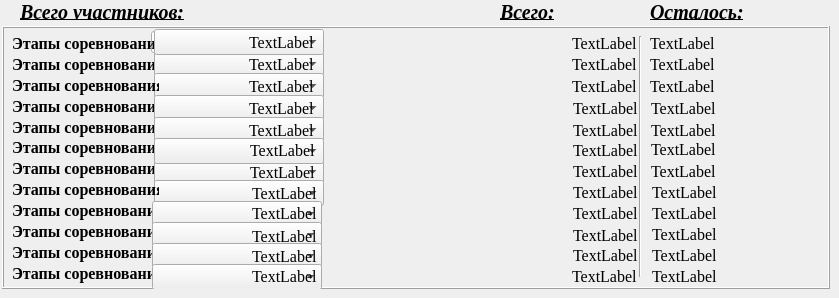
    <widget class="QWidget" name="tab_2">
     <attribute name="title">
      <string>Система</string>
     </attribute>
     <widget class="QFrame" name="frame">
      <property name="geometry">
       <rect>
        <x>2</x>
        <y>26</y>
        <width>828</width>
        <height>263</height>
       </rect>
      </property>
      <property name="frameShape">
       <enum>QFrame::Box</enum>
      </property>
      <property name="frameShadow">
       <enum>QFrame::Raised</enum>
      </property>
      <widget class="QSpinBox" name="spinBox_kol_group">
       <property name="geometry">
        <rect>
         <x>149</x>
         <y>4</y>
         <width>51</width>
         <height>24</height>
        </rect>
       </property>
       <property name="minimum">
        <number>1</number>
       </property>
       <property name="maximum">
        <number>48</number>
       </property>
      </widget>
      <widget class="QLabel" name="label_12">
       <property name="geometry">
        <rect>
         <x>247</x>
         <y>7</y>
         <width>315</width>
         <height>20</height>
        </rect>
       </property>
       <property name="font">
        <font>
         <family>Times New Roman</family>
         <pointsize>12</pointsize>
        </font>
       </property>
       <property name="text">
        <string>TextLabel</string>
       </property>
      </widget>
      <widget class="QLabel" name="label_11">
       <property name="geometry">
        <rect>
         <x>205</x>
         <y>7</y>
         <width>55</width>
         <height>16</height>
        </rect>
       </property>
       <property name="font">
        <font>
         <family>Times New Roman</family>
         <pointsize>14</pointsize>
        </font>
       </property>
       <property name="text">
        <string>групп:</string>
       </property>
      </widget>
      <widget class="QLabel" name="label_101">
       <property name="geometry">
        <rect>
         <x>10</x>
         <y>7</y>
         <width>147</width>
         <height>20</height>
        </rect>
       </property>
       <property name="font">
        <font>
         <family>Times New Roman</family>
         <pointsize>12</pointsize>
         <weight>75</weight>
         <bold>true</bold>
        </font>
       </property>
       <property name="text">
        <string>Этапы соревнования - </string>
       </property>
      </widget>
      <widget class="QLabel" name="label_19">
       <property name="geometry">
        <rect>
         <x>570</x>
         <y>7</y>
         <width>70</width>
         <height>20</height>
        </rect>
       </property>
       <property name="font">
        <font>
         <family>Times New Roman</family>
         <pointsize>12</pointsize>
        </font>
       </property>
       <property name="text">
        <string>TextLabel</string>
       </property>
      </widget>
      <widget class="QLabel" name="label_102">
       <property name="geometry">
        <rect>
         <x>10</x>
         <y>28</y>
         <width>147</width>
         <height>20</height>
        </rect>
       </property>
       <property name="font">
        <font>
         <family>Times New Roman</family>
         <pointsize>12</pointsize>
         <weight>75</weight>
         <bold>true</bold>
        </font>
       </property>
       <property name="text">
        <string>Этапы соревнования - </string>
       </property>
      </widget>
      <widget class="QComboBox" name="comboBox_table_2">
       <property name="geometry">
        <rect>
         <x>152</x>
         <y>25</y>
         <width>170</width>
         <height>26</height>
        </rect>
       </property>
      </widget>
      <widget class="QLabel" name="label_27">
       <property name="geometry">
        <rect>
         <x>570</x>
         <y>28</y>
         <width>70</width>
         <height>20</height>
        </rect>
       </property>
       <property name="font">
        <font>
         <family>Times New Roman</family>
         <pointsize>12</pointsize>
        </font>
       </property>
       <property name="text">
        <string>TextLabel</string>
       </property>
      </widget>
      <widget class="QLabel" name="label_etap_2">
       <property name="geometry">
        <rect>
         <x>247</x>
         <y>28</y>
         <width>315</width>
         <height>20</height>
        </rect>
       </property>
       <property name="font">
        <font>
         <family>Times New Roman</family>
         <pointsize>12</pointsize>
        </font>
       </property>
       <property name="text">
        <string>TextLabel</string>
       </property>
      </widget>
      <widget class="QLabel" name="label_31">
       <property name="geometry">
        <rect>
         <x>247</x>
         <y>49</y>
         <width>315</width>
         <height>20</height>
        </rect>
       </property>
       <property name="font">
        <font>
         <family>Times New Roman</family>
         <pointsize>12</pointsize>
        </font>
       </property>
       <property name="text">
        <string>TextLabel</string>
       </property>
      </widget>
      <widget class="QComboBox" name="comboBox_table_3">
       <property name="geometry">
        <rect>
         <x>152</x>
         <y>47</y>
         <width>170</width>
         <height>26</height>
        </rect>
       </property>
      </widget>
      <widget class="QLabel" name="label_30">
       <property name="geometry">
        <rect>
         <x>570</x>
         <y>50</y>
         <width>70</width>
         <height>20</height>
        </rect>
       </property>
       <property name="font">
        <font>
         <family>Times New Roman</family>
         <pointsize>12</pointsize>
        </font>
       </property>
       <property name="text">
        <string>TextLabel</string>
       </property>
      </widget>
      <widget class="QLabel" name="label_103">
       <property name="geometry">
        <rect>
         <x>10</x>
         <y>49</y>
         <width>147</width>
         <height>20</height>
        </rect>
       </property>
       <property name="font">
        <font>
         <family>Times New Roman</family>
         <pointsize>12</pointsize>
         <weight>75</weight>
         <bold>true</bold>
        </font>
       </property>
       <property name="text">
        <string>Этапы соревнования - </string>
       </property>
      </widget>
      <widget class="Line" name="line">
       <property name="geometry">
        <rect>
         <x>630</x>
         <y>10</y>
         <width>16</width>
         <height>241</height>
        </rect>
       </property>
       <property name="orientation">
        <enum>Qt::Vertical</enum>
       </property>
      </widget>
      <widget class="QLabel" name="label_playing_etap2">
       <property name="geometry">
        <rect>
         <x>648</x>
         <y>28</y>
         <width>150</width>
         <height>20</height>
        </rect>
       </property>
       <property name="font">
        <font>
         <family>Times New Roman</family>
         <pointsize>12</pointsize>
        </font>
       </property>
       <property name="text">
        <string>TextLabel</string>
       </property>
      </widget>
      <widget class="QLabel" name="label_playing_etap1">
       <property name="geometry">
        <rect>
         <x>648</x>
         <y>7</y>
         <width>161</width>
         <height>20</height>
        </rect>
       </property>
       <property name="font">
        <font>
         <family>Times New Roman</family>
         <pointsize>12</pointsize>
        </font>
       </property>
       <property name="text">
        <string>TextLabel</string>
       </property>
      </widget>
      <widget class="QLabel" name="label_playing_etap3">
       <property name="geometry">
        <rect>
         <x>648</x>
         <y>50</y>
         <width>150</width>
         <height>20</height>
        </rect>
       </property>
       <property name="font">
        <font>
         <family>Times New Roman</family>
         <pointsize>12</pointsize>
        </font>
       </property>
       <property name="text">
        <string>TextLabel</string>
       </property>
      </widget>
      <widget class="QComboBox" name="comboBox_table_1">
       <property name="geometry">
        <rect>
         <x>152</x>
         <y>3</y>
         <width>170</width>
         <height>26</height>
        </rect>
       </property>
      </widget>
      <widget class="QLabel" name="label_etap_1">
       <property name="geometry">
        <rect>
         <x>247</x>
         <y>6</y>
         <width>315</width>
         <height>20</height>
        </rect>
       </property>
       <property name="font">
        <font>
         <family>Times New Roman</family>
         <pointsize>12</pointsize>
        </font>
       </property>
       <property name="text">
        <string>TextLabel</string>
       </property>
      </widget>
      <widget class="QLabel" name="label_53">
       <property name="geometry">
        <rect>
         <x>571</x>
         <y>72</y>
         <width>70</width>
         <height>20</height>
        </rect>
       </property>
       <property name="font">
        <font>
         <family>Times New Roman</family>
         <pointsize>12</pointsize>
        </font>
       </property>
       <property name="text">
        <string>TextLabel</string>
       </property>
      </widget>
      <widget class="QLabel" name="label_playing_etap4">
       <property name="geometry">
        <rect>
         <x>649</x>
         <y>72</y>
         <width>150</width>
         <height>20</height>
        </rect>
       </property>
       <property name="font">
        <font>
         <family>Times New Roman</family>
         <pointsize>12</pointsize>
        </font>
       </property>
       <property name="text">
        <string>TextLabel</string>
       </property>
      </widget>
      <widget class="QLabel" name="label_104">
       <property name="geometry">
        <rect>
         <x>10</x>
         <y>70</y>
         <width>147</width>
         <height>20</height>
        </rect>
       </property>
       <property name="font">
        <font>
         <family>Times New Roman</family>
         <pointsize>12</pointsize>
         <weight>75</weight>
         <bold>true</bold>
        </font>
       </property>
       <property name="text">
        <string>Этапы соревнования - </string>
       </property>
      </widget>
      <widget class="QComboBox" name="comboBox_table_4">
       <property name="geometry">
        <rect>
         <x>152</x>
         <y>69</y>
         <width>170</width>
         <height>26</height>
        </rect>
       </property>
      </widget>
      <widget class="QLabel" name="label_105">
       <property name="geometry">
        <rect>
         <x>10</x>
         <y>91</y>
         <width>147</width>
         <height>20</height>
        </rect>
       </property>
       <property name="font">
        <font>
         <family>Times New Roman</family>
         <pointsize>12</pointsize>
         <weight>75</weight>
         <bold>true</bold>
        </font>
       </property>
       <property name="text">
        <string>Этапы соревнования - </string>
       </property>
      </widget>
      <widget class="QLabel" name="label_playing_etap5">
       <property name="geometry">
        <rect>
         <x>649</x>
         <y>94</y>
         <width>150</width>
         <height>20</height>
        </rect>
       </property>
       <property name="font">
        <font>
         <family>Times New Roman</family>
         <pointsize>12</pointsize>
        </font>
       </property>
       <property name="text">
        <string>TextLabel</string>
       </property>
      </widget>
      <widget class="QComboBox" name="comboBox_table_5">
       <property name="geometry">
        <rect>
         <x>152</x>
         <y>91</y>
         <width>170</width>
         <height>26</height>
        </rect>
       </property>
      </widget>
      <widget class="QLabel" name="label_58">
       <property name="geometry">
        <rect>
         <x>571</x>
         <y>94</y>
         <width>70</width>
         <height>20</height>
        </rect>
       </property>
       <property name="font">
        <font>
         <family>Times New Roman</family>
         <pointsize>12</pointsize>
        </font>
       </property>
       <property name="text">
        <string>TextLabel</string>
       </property>
      </widget>
      <widget class="QLabel" name="label_etap_3">
       <property name="geometry">
        <rect>
         <x>247</x>
         <y>50</y>
         <width>315</width>
         <height>20</height>
        </rect>
       </property>
       <property name="font">
        <font>
         <family>Times New Roman</family>
         <pointsize>12</pointsize>
        </font>
       </property>
       <property name="text">
        <string>TextLabel</string>
       </property>
      </widget>
      <widget class="QLabel" name="label_etap_4">
       <property name="geometry">
        <rect>
         <x>247</x>
         <y>72</y>
         <width>315</width>
         <height>20</height>
        </rect>
       </property>
       <property name="font">
        <font>
         <family>Times New Roman</family>
         <pointsize>12</pointsize>
        </font>
       </property>
       <property name="text">
        <string>TextLabel</string>
       </property>
      </widget>
      <widget class="QLabel" name="label_etap_5">
       <property name="geometry">
        <rect>
         <x>247</x>
         <y>94</y>
         <width>315</width>
         <height>20</height>
        </rect>
       </property>
       <property name="font">
        <font>
         <family>Times New Roman</family>
         <pointsize>12</pointsize>
        </font>
       </property>
       <property name="text">
        <string>TextLabel</string>
       </property>
      </widget>
      <widget class="QLabel" name="label_106">
       <property name="geometry">
        <rect>
         <x>10</x>
         <y>111</y>
         <width>147</width>
         <height>20</height>
        </rect>
       </property>
       <property name="font">
        <font>
         <family>Times New Roman</family>
         <pointsize>12</pointsize>
         <weight>75</weight>
         <bold>true</bold>
        </font>
       </property>
       <property name="text">
        <string>Этапы соревнования - </string>
       </property>
      </widget>
      <widget class="QLabel" name="label_playing_etap6">
       <property name="geometry">
        <rect>
         <x>649</x>
         <y>113</y>
         <width>150</width>
         <height>20</height>
        </rect>
       </property>
       <property name="font">
        <font>
         <family>Times New Roman</family>
         <pointsize>12</pointsize>
        </font>
       </property>
       <property name="text">
        <string>TextLabel</string>
       </property>
      </widget>
      <widget class="QLabel" name="label_107">
       <property name="geometry">
        <rect>
         <x>10</x>
         <y>132</y>
         <width>147</width>
         <height>20</height>
        </rect>
       </property>
       <property name="font">
        <font>
         <family>Times New Roman</family>
         <pointsize>12</pointsize>
         <weight>75</weight>
         <bold>true</bold>
        </font>
       </property>
       <property name="text">
        <string>Этапы соревнования - </string>
       </property>
      </widget>
      <widget class="QComboBox" name="comboBox_table_7">
       <property name="geometry">
        <rect>
         <x>152</x>
         <y>133</y>
         <width>170</width>
         <height>26</height>
        </rect>
       </property>
      </widget>
      <widget class="QLabel" name="label_playing_etap7">
       <property name="geometry">
        <rect>
         <x>649</x>
         <y>135</y>
         <width>150</width>
         <height>20</height>
        </rect>
       </property>
       <property name="font">
        <font>
         <family>Times New Roman</family>
         <pointsize>12</pointsize>
        </font>
       </property>
       <property name="text">
        <string>TextLabel</string>
       </property>
      </widget>
      <widget class="QLabel" name="label_81">
       <property name="geometry">
        <rect>
         <x>571</x>
         <y>114</y>
         <width>70</width>
         <height>20</height>
        </rect>
       </property>
       <property name="font">
        <font>
         <family>Times New Roman</family>
         <pointsize>12</pointsize>
        </font>
       </property>
       <property name="text">
        <string>TextLabel</string>
       </property>
      </widget>
      <widget class="QLabel" name="label_82">
       <property name="geometry">
        <rect>
         <x>571</x>
         <y>135</y>
         <width>70</width>
         <height>20</height>
        </rect>
       </property>
       <property name="font">
        <font>
         <family>Times New Roman</family>
         <pointsize>12</pointsize>
        </font>
       </property>
       <property name="text">
        <string>TextLabel</string>
       </property>
      </widget>
      <widget class="QComboBox" name="comboBox_table_6">
       <property name="geometry">
        <rect>
         <x>152</x>
         <y>112</y>
         <width>170</width>
         <height>26</height>
        </rect>
       </property>
      </widget>
      <widget class="QLabel" name="label_etap_6">
       <property name="geometry">
        <rect>
         <x>248</x>
         <y>114</y>
         <width>315</width>
         <height>20</height>
        </rect>
       </property>
       <property name="font">
        <font>
         <family>Times New Roman</family>
         <pointsize>12</pointsize>
        </font>
       </property>
       <property name="text">
        <string>TextLabel</string>
       </property>
      </widget>
      <widget class="QLabel" name="label_etap_7">
       <property name="geometry">
        <rect>
         <x>248</x>
         <y>136</y>
         <width>315</width>
         <height>20</height>
        </rect>
       </property>
       <property name="font">
        <font>
         <family>Times New Roman</family>
         <pointsize>12</pointsize>
        </font>
       </property>
       <property name="text">
        <string>TextLabel</string>
       </property>
      </widget>
      <widget class="QLabel" name="label_83">
       <property name="geometry">
        <rect>
         <x>571</x>
         <y>156</y>
         <width>70</width>
         <height>20</height>
        </rect>
       </property>
       <property name="font">
        <font>
         <family>Times New Roman</family>
         <pointsize>12</pointsize>
        </font>
       </property>
       <property name="text">
        <string>TextLabel</string>
       </property>
      </widget>
      <widget class="QComboBox" name="comboBox_table_8">
       <property name="geometry">
        <rect>
         <x>152</x>
         <y>154</y>
         <width>170</width>
         <height>26</height>
        </rect>
       </property>
      </widget>
      <widget class="QLabel" name="label_108">
       <property name="geometry">
        <rect>
         <x>10</x>
         <y>153</y>
         <width>147</width>
         <height>20</height>
        </rect>
       </property>
       <property name="font">
        <font>
         <family>Times New Roman</family>
         <pointsize>12</pointsize>
         <weight>75</weight>
         <bold>true</bold>
        </font>
       </property>
       <property name="text">
        <string>Этапы соревнования - </string>
       </property>
      </widget>
      <widget class="QLabel" name="label_playing_etap8">
       <property name="geometry">
        <rect>
         <x>650</x>
         <y>156</y>
         <width>150</width>
         <height>20</height>
        </rect>
       </property>
       <property name="font">
        <font>
         <family>Times New Roman</family>
         <pointsize>12</pointsize>
        </font>
       </property>
       <property name="text">
        <string>TextLabel</string>
       </property>
      </widget>
      <widget class="QLabel" name="label_109">
       <property name="geometry">
        <rect>
         <x>10</x>
         <y>174</y>
         <width>147</width>
         <height>20</height>
        </rect>
       </property>
       <property name="font">
        <font>
         <family>Times New Roman</family>
         <pointsize>12</pointsize>
         <weight>75</weight>
         <bold>true</bold>
        </font>
       </property>
       <property name="text">
        <string>Этапы соревнования - </string>
       </property>
      </widget>
      <widget class="QLabel" name="label_playing_etap8_2">
       <property name="geometry">
        <rect>
         <x>1119</x>
         <y>193</y>
         <width>150</width>
         <height>20</height>
        </rect>
       </property>
       <property name="font">
        <font>
         <family>Times New Roman</family>
         <pointsize>12</pointsize>
        </font>
       </property>
       <property name="text">
        <string>TextLabel</string>
       </property>
      </widget>
      <widget class="QComboBox" name="comboBox_table_9">
       <property name="geometry">
        <rect>
         <x>150</x>
         <y>175</y>
         <width>170</width>
         <height>26</height>
        </rect>
       </property>
      </widget>
      <widget class="QLabel" name="label_etap_9">
       <property name="geometry">
        <rect>
         <x>250</x>
         <y>177</y>
         <width>315</width>
         <height>20</height>
        </rect>
       </property>
       <property name="font">
        <font>
         <family>Times New Roman</family>
         <pointsize>12</pointsize>
        </font>
       </property>
       <property name="text">
        <string>TextLabel</string>
       </property>
      </widget>
      <widget class="QLabel" name="label_110">
       <property name="geometry">
        <rect>
         <x>10</x>
         <y>195</y>
         <width>147</width>
         <height>20</height>
        </rect>
       </property>
       <property name="font">
        <font>
         <family>Times New Roman</family>
         <pointsize>12</pointsize>
         <weight>75</weight>
         <bold>true</bold>
        </font>
       </property>
       <property name="text">
        <string>Этапы соревнования - </string>
       </property>
      </widget>
      <widget class="QLabel" name="label_111">
       <property name="geometry">
        <rect>
         <x>10</x>
         <y>216</y>
         <width>147</width>
         <height>20</height>
        </rect>
       </property>
       <property name="font">
        <font>
         <family>Times New Roman</family>
         <pointsize>12</pointsize>
         <weight>75</weight>
         <bold>true</bold>
        </font>
       </property>
       <property name="text">
        <string>Этапы соревнования - </string>
       </property>
      </widget>
      <widget class="QComboBox" name="comboBox_table_10">
       <property name="geometry">
        <rect>
         <x>150</x>
         <y>196</y>
         <width>170</width>
         <height>26</height>
        </rect>
       </property>
      </widget>
      <widget class="QComboBox" name="comboBox_table_11">
       <property name="geometry">
        <rect>
         <x>150</x>
         <y>217</y>
         <width>170</width>
         <height>26</height>
        </rect>
       </property>
      </widget>
      <widget class="QLabel" name="label_etap_10">
       <property name="geometry">
        <rect>
         <x>250</x>
         <y>200</y>
         <width>315</width>
         <height>20</height>
        </rect>
       </property>
       <property name="font">
        <font>
         <family>Times New Roman</family>
         <pointsize>12</pointsize>
        </font>
       </property>
       <property name="text">
        <string>TextLabel</string>
       </property>
      </widget>
      <widget class="QLabel" name="label_etap_11">
       <property name="geometry">
        <rect>
         <x>250</x>
         <y>220</y>
         <width>315</width>
         <height>20</height>
        </rect>
       </property>
       <property name="font">
        <font>
         <family>Times New Roman</family>
         <pointsize>12</pointsize>
        </font>
       </property>
       <property name="text">
        <string>TextLabel</string>
       </property>
      </widget>
      <widget class="QLabel" name="label_playing_etap9">
       <property name="geometry">
        <rect>
         <x>650</x>
         <y>177</y>
         <width>150</width>
         <height>20</height>
        </rect>
       </property>
       <property name="font">
        <font>
         <family>Times New Roman</family>
         <pointsize>12</pointsize>
        </font>
       </property>
       <property name="text">
        <string>TextLabel</string>
       </property>
      </widget>
      <widget class="QLabel" name="label_playing_etap10">
       <property name="geometry">
        <rect>
         <x>650</x>
         <y>198</y>
         <width>150</width>
         <height>20</height>
        </rect>
       </property>
       <property name="font">
        <font>
         <family>Times New Roman</family>
         <pointsize>12</pointsize>
        </font>
       </property>
       <property name="text">
        <string>TextLabel</string>
       </property>
      </widget>
      <widget class="QLabel" name="label_playing_etap11">
       <property name="geometry">
        <rect>
         <x>650</x>
         <y>219</y>
         <width>150</width>
         <height>20</height>
        </rect>
       </property>
       <property name="font">
        <font>
         <family>Times New Roman</family>
         <pointsize>12</pointsize>
        </font>
       </property>
       <property name="text">
        <string>TextLabel</string>
       </property>
      </widget>
      <widget class="QLabel" name="label_85">
       <property name="geometry">
        <rect>
         <x>571</x>
         <y>199</y>
         <width>70</width>
         <height>20</height>
        </rect>
       </property>
       <property name="font">
        <font>
         <family>Times New Roman</family>
         <pointsize>12</pointsize>
        </font>
       </property>
       <property name="text">
        <string>TextLabel</string>
       </property>
      </widget>
      <widget class="QLabel" name="label_etap_8">
       <property name="geometry">
        <rect>
         <x>250</x>
         <y>157</y>
         <width>315</width>
         <height>20</height>
        </rect>
       </property>
       <property name="font">
        <font>
         <family>Times New Roman</family>
         <pointsize>12</pointsize>
        </font>
       </property>
       <property name="text">
        <string>TextLabel</string>
       </property>
      </widget>
      <widget class="QLabel" name="label_84">
       <property name="geometry">
        <rect>
         <x>571</x>
         <y>177</y>
         <width>70</width>
         <height>20</height>
        </rect>
       </property>
       <property name="font">
        <font>
         <family>Times New Roman</family>
         <pointsize>12</pointsize>
        </font>
       </property>
       <property name="text">
        <string>TextLabel</string>
       </property>
      </widget>
      <widget class="QLabel" name="label_86">
       <property name="geometry">
        <rect>
         <x>571</x>
         <y>219</y>
         <width>70</width>
         <height>20</height>
        </rect>
       </property>
       <property name="font">
        <font>
         <family>Times New Roman</family>
         <pointsize>12</pointsize>
        </font>
       </property>
       <property name="text">
        <string>TextLabel</string>
       </property>
      </widget>
      <widget class="QLabel" name="label_112">
       <property name="geometry">
        <rect>
         <x>10</x>
         <y>237</y>
         <width>147</width>
         <height>20</height>
        </rect>
       </property>
       <property name="font">
        <font>
         <family>Times New Roman</family>
         <pointsize>12</pointsize>
         <weight>75</weight>
         <bold>true</bold>
        </font>
       </property>
       <property name="text">
        <string>Этапы соревнования - </string>
       </property>
      </widget>
      <widget class="QComboBox" name="comboBox_table_12">
       <property name="geometry">
        <rect>
         <x>150</x>
         <y>238</y>
         <width>170</width>
         <height>26</height>
        </rect>
       </property>
      </widget>
      <widget class="QLabel" name="label_etap_12">
       <property name="geometry">
        <rect>
         <x>250</x>
         <y>240</y>
         <width>315</width>
         <height>20</height>
        </rect>
       </property>
       <property name="font">
        <font>
         <family>Times New Roman</family>
         <pointsize>12</pointsize>
        </font>
       </property>
       <property name="text">
        <string>TextLabel</string>
       </property>
      </widget>
      <widget class="QLabel" name="label_87">
       <property name="geometry">
        <rect>
         <x>570</x>
         <y>240</y>
         <width>70</width>
         <height>20</height>
        </rect>
       </property>
       <property name="font">
        <font>
         <family>Times New Roman</family>
         <pointsize>12</pointsize>
        </font>
       </property>
       <property name="text">
        <string>TextLabel</string>
       </property>
      </widget>
      <widget class="QLabel" name="label_playing_etap12">
       <property name="geometry">
        <rect>
         <x>650</x>
         <y>240</y>
         <width>150</width>
         <height>20</height>
        </rect>
       </property>
       <property name="font">
        <font>
         <family>Times New Roman</family>
         <pointsize>12</pointsize>
        </font>
       </property>
       <property name="text">
        <string>TextLabel</string>
       </property>
      </widget>
     </widget>
     <widget class="QLabel" name="label_8">
      <property name="geometry">
       <rect>
        <x>20</x>
        <y>4</y>
        <width>291</width>
        <height>16</height>
       </rect>
      </property>
      <property name="font">
       <font>
        <family>Times New Roman</family>
        <pointsize>15</pointsize>
        <weight>75</weight>
        <italic>true</italic>
        <bold>true</bold>
        <underline>true</underline>
        <strikeout>false</strikeout>
       </font>
      </property>
      <property name="text">
       <string>Всего участников:</string>
      </property>
     </widget>
     <widget class="QLabel" name="label_33">
      <property name="geometry">
       <rect>
        <x>500</x>
        <y>4</y>
        <width>121</width>
        <height>16</height>
       </rect>
      </property>
      <property name="font">
       <font>
        <family>Times New Roman</family>
        <pointsize>15</pointsize>
        <weight>75</weight>
        <italic>true</italic>
        <bold>true</bold>
        <underline>true</underline>
        <strikeout>false</strikeout>
       </font>
      </property>
      <property name="text">
       <string>Всего:</string>
      </property>
     </widget>
     <widget class="QLabel" name="label_52">
      <property name="geometry">
       <rect>
        <x>650</x>
        <y>4</y>
        <width>171</width>
        <height>16</height>
       </rect>
      </property>
      <property name="font">
       <font>
        <family>Times New Roman</family>
        <pointsize>15</pointsize>
        <weight>75</weight>
        <italic>true</italic>
        <bold>true</bold>
        <underline>true</underline>
        <strikeout>false</strikeout>
       </font>
      </property>
      <property name="text">
       <string>Осталось:</string>
      </property>
     </widget>
    </widget>
